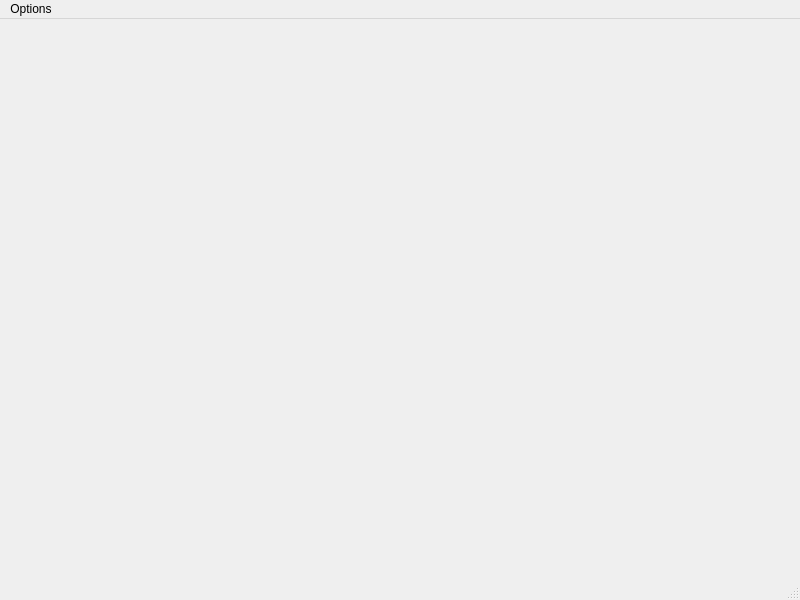
<?xml version="1.0" encoding="UTF-8"?>
<ui version="4.0">
 <class>MainWindow</class>
 <widget class="QMainWindow" name="MainWindow">
  <property name="geometry">
   <rect>
    <x>0</x>
    <y>0</y>
    <width>800</width>
    <height>600</height>
   </rect>
  </property>
  <property name="windowTitle">
   <string>MainWindow</string>
  </property>
  <widget class="QWidget" name="centralwidget">
   <widget class="QWidget" name="verticalLayoutWidget">
    <property name="geometry">
     <rect>
      <x>10</x>
      <y>10</y>
      <width>781</width>
      <height>541</height>
     </rect>
    </property>
    <layout class="QVBoxLayout" name="mainLayout"/>
   </widget>
  </widget>
  <widget class="QMenuBar" name="menubar">
   <property name="geometry">
    <rect>
     <x>0</x>
     <y>0</y>
     <width>800</width>
     <height>22</height>
    </rect>
   </property>
   <widget class="QMenu" name="menuOptions">
    <property name="title">
     <string>Options</string>
    </property>
    <addaction name="actionQuit"/>
   </widget>
   <addaction name="menuOptions"/>
  </widget>
  <widget class="QStatusBar" name="statusbar"/>
  <action name="actionQuit">
   <property name="text">
    <string>Quit</string>
   </property>
  </action>
 </widget>
 <resources/>
 <connections/>
</ui>
